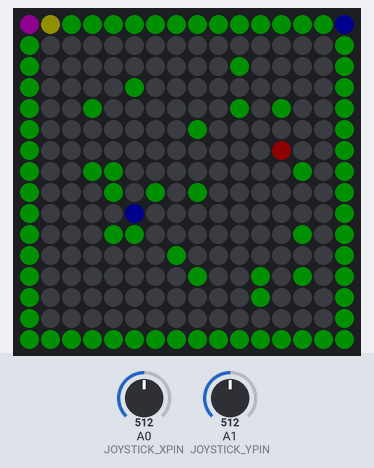
The sketch below on a simulated Arduino Uno, built with avr-gcc and run on an emulated ATmega328P. Parts: 16×16 RGB LED matrix (first LED top left, wired row by row). The inputs (shaded band) are chosen by the test bench; at power-on: A1 (JOYSTICK_YPIN) = 512, A0 (JOYSTICK_XPIN) = 512. Dim RGB values are drawn brighter than linear; random numbers use the default seed unless the sketch sets one.

Above: at 1.2 s.
1.3 s: A1 (JOYSTICK_YPIN) set to 550
At 1.79 s:
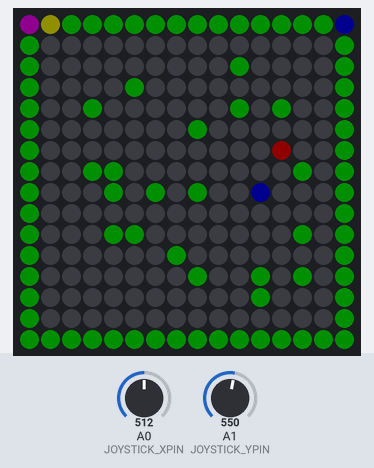
4.3 s: A0 (JOYSTICK_XPIN) set to 716
At 6.44 s:
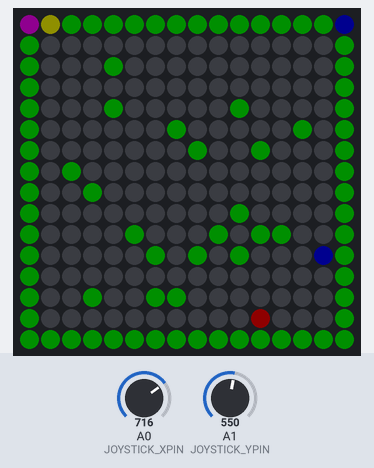
7.3 s: A1 (JOYSTICK_YPIN) set to 716
At 8.6 s:
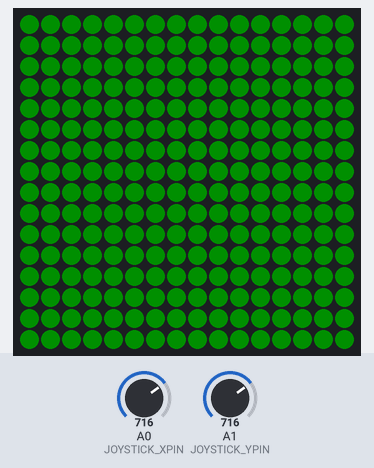
9.3 s: A0 (JOYSTICK_XPIN) set to 739
At 11.4 s:
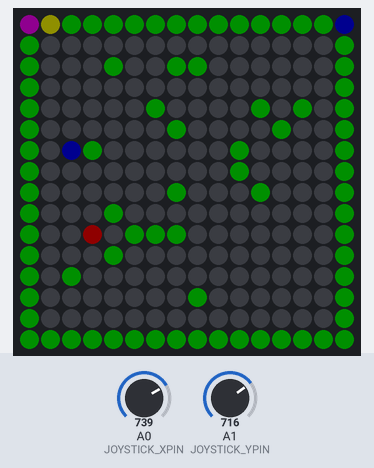
12.3 s: A1 (JOYSTICK_YPIN) set to 744
At 12.69 s:
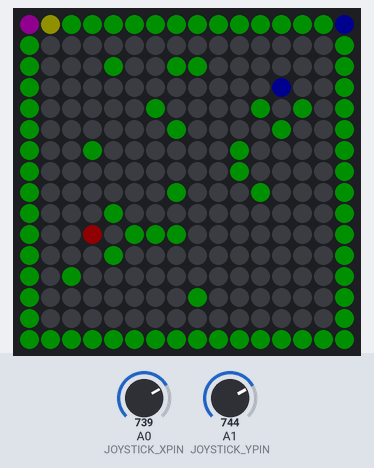
14.0 s: A1 (JOYSTICK_YPIN) set to 530
Timing chart, 0 to 16.6 s (numbered marks = the images above; inputs shaded):
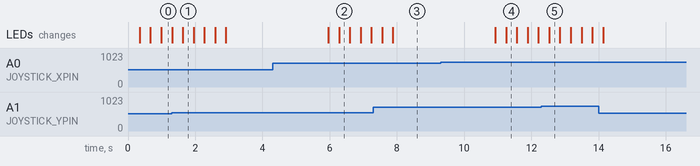

The sketch:

snake_with_rgb_matrix_NxN.ino
```cpp
#include <Adafruit_NeoPixel.h>

#include <Adafruit_GFX.h>
#include <gfxfont.h>

#define PIN 10
#define UP 1
#define LEFT 2
#define RIGHT 3
#define DOWN 4
const int JOYSTICK_XPIN = A0;
const int JOYSTICK_YPIN = A1;

#define ROWS 16
#define COLS 16

Adafruit_NeoPixel matrix = Adafruit_NeoPixel(256, PIN, NEO_GRB + NEO_KHZ800);
uint32_t RED = matrix.Color(255, 0, 0);
uint32_t GREEN = matrix.Color(0, 255, 0);
uint32_t BLUE = matrix.Color(0, 0, 255);
uint32_t CLEAR = matrix.Color(0, 0, 0);
uint32_t PURPLE = matrix.Color(255, 0, 255);
uint32_t YELLOW = matrix.Color(255, 255, 0);

struct point {
  int x;
  int y;
};

point player[ROWS * COLS];

int playerDirection;
int playerLength;
point playerHead;

point apple;

int board[ROWS][COLS];

unsigned long lastClockTick;
int gameRate;
int numApplesEaten = 0;

void setup() {
  matrix.begin();
  matrix.setBrightness(15);
  matrix.show();
  randomSeed(analogRead(0));

  defineBoard();
  startGame();
}

void defineBoard() {
  // draw the outer board
  for(int i = 0; i < COLS; i++) {
    board[0][i] = 1;
    board[ROWS - 1][i] = 1;
  }
  generateRandomBoard();
}

void generateRandomBoard() {
  // clear the existing board first
  for(int i = 1; i < ROWS - 1; i++) {
    for(int j = 0; j < COLS; j++) {
      if(j == 0 || j == (COLS - 1)) {
        board[i][j] = 1;
      } else {
        board[i][j] = 0;
      }
    }
  }
  // 20 random pixels set, but make sure that it won't cause the player to lose (diagonal pixels)
  for(int i = 0; i < 20; i++) {
    bool found = false;
    int x = random(1, ROWS - 1);
    int y = random(1, COLS - 1);
    while(!found) {
      if(!boardContainsCoordinates(x, y)
         && !boardContainsCoordinates(x - 1, y - 1)
         && !boardContainsCoordinates(x + 1, y - 1)
         && !boardContainsCoordinates(x - 1, y + 1)
         && !boardContainsCoordinates(x + 1, y + 1)){
         found = true;
      } else {
        x = random(1, ROWS - 1);
        y = random(1, COLS - 1);
      }
    }
    board[x][y] = 1;
  }
}

void startGame() {
  matrix.clear();
  resetGameVariables();
  drawBoard();
  drawPlayer();
  drawApple();
  matrix.show();
}

void resetGameVariables() {
  generateRandomBoard();
  bool found = false;
  // generate a random spot for the user to start, and a random direction
  while(!found) {
    // start the player in a random spot
    playerHead.x = random(1, ROWS - 1);
    playerHead.y = random(1, COLS - 1);
    int startDirection = random(0, 2);

    if(startDirection == 0) {
      if(playerHead.y < COLS / 2) {
        playerDirection = RIGHT;
      } else {
        playerDirection = LEFT;
      }
    } else {
      if(playerHead.x < ROWS / 2) {
        playerDirection = DOWN;
      } else {
        playerDirection = UP;
      }
    }

    if(playerHas5Moves()) {
      found = true;
    }
  }

  generateApple();

  playerLength = 1;
  player[0].x = playerHead.x;
  player[0].y = playerHead.y;

  lastClockTick = millis();
  gameRate = 300;
  numApplesEaten = 0;
}
// make sure with the random start that the player has a few moves to react
bool playerHas5Moves() {
  for(int i = 0; i < 5; i++) {
    switch(playerDirection) {
      case RIGHT:
        if(board[playerHead.x][playerHead.y + i] == 1) {
          return false;
        }
        break;
      case LEFT:
        if(board[playerHead.x][playerHead.y - i] == 1) {
          return false;
        }
        break;
      case UP:
        if(board[playerHead.x - i][playerHead.y] == 1) {
          return false;
        }
        break;
      case DOWN:
        if(board[playerHead.x + i][playerHead.y] == 1) {
          return false;
        }
        break;
    }
  }
  return true;
}
void generateApple() {
  bool found = false;
  // make sure that the apple doesn't end up on a board coordinate or on top of the player
  while(!found) {
    apple.x = random(1, ROWS - 1);
    apple.y = random(1, COLS - 1);
    if(!playerContainsCoordinates(apple.x, apple.y) && !boardContainsCoordinates(apple.x, apple.y)) {
      found = true;
    }
  }
}
bool playerContainsCoordinates(int x, int y) {
  for(int i = 0; i < playerLength; i++) {
    if(player[i].x == x && player[i].y == y) {
      return true;
    }
  }
  return false;
}
bool boardContainsCoordinates(int x, int y) {
  return board[x][y] == 1;
}

void drawPlayer() {
  for(int i = 0; i < playerLength; i++) {
    matrix.setPixelColor(convertToMatrixPoint(player[i].x, player[i].y), BLUE);
  }
}
void drawBoard() {
  for(int i = 0; i < ROWS; i++) {
    for(int j = 0; j < COLS; j++) {
      if(board[i][j] == 1) {
        matrix.setPixelColor(convertToMatrixPoint(i, j), GREEN);
      } else {
        matrix.setPixelColor(convertToMatrixPoint(i, j), CLEAR);
      }
    }
  }
  // identify the bottom left pixel by painting it blue
  matrix.setPixelColor(convertToMatrixPoint(0, 0), BLUE);
  // identify the matrix start pixels and direction
  matrix.setPixelColor(0, PURPLE);
  matrix.setPixelColor(1, YELLOW);
}
void drawApple() {
  matrix.setPixelColor(convertToMatrixPoint(apple.x, apple.y), RED);
}

void loop() {
  float x = analogRead(JOYSTICK_XPIN);
  float y = analogRead(JOYSTICK_YPIN);

  float deltax = abs(510 - x);
  float deltay = abs(505 - y);

  // detect if the player's movement is more likely x or y direction
  if(deltax > deltay) {
    if(x < 480) {
      playerDirection = DOWN;
    } else if(x > 540) {
      playerDirection = UP;
    }
  } else {
    if(y < 475) {
      playerDirection = RIGHT;
    } else if(y > 535) {
      playerDirection = LEFT;
    }
  }

  if(millis() - lastClockTick > gameRate) {
    advancePlayer();
    detectCollision();
    detectAppleEaten();
    updateBoard();
    lastClockTick = millis();
  }
}

void advancePlayer() {
  if(playerDirection == LEFT) {
    playerHead.y -= 1;
  } else if(playerDirection == RIGHT) {
    playerHead.y += 1;
  } else if(playerDirection == UP) {
    playerHead.x -= 1;
  } else if(playerDirection == DOWN) {
    playerHead.x += 1;
  }
  // see if this point already exists in the player's matrix
  for(int i = 0; i < playerLength; i++) {
    if(player[i].x == playerHead.x && player[i].y == playerHead.y) {
      gameOver();
    }
  }
  for(int i = playerLength - 1; i > 0; i--) {
    player[i] = player[i - 1];
  }
  player[0].x = playerHead.x;
  player[0].y = playerHead.y;
}

void detectCollision() {
  if(board[playerHead.x][playerHead.y] == 1) {
    gameOver();
  }
}
void detectAppleEaten() {
  if(playerHead.x == apple.x && playerHead.y == apple.y) {
    numApplesEaten++;
    playerLength += 1;
    player[playerLength - 1].x = playerHead.x;
    player[playerLength - 1].y = playerHead.y;
    if(numApplesEaten % 5 == 0 && gameRate > 100) {
      gameRate -= 20;
    }
    generateApple();
  }
}

void updateBoard() {
  drawBoard();
  drawPlayer();
  drawApple();
  matrix.show();
}
void gameOver() {
  matrix.clear();
  for(int i = 0; i < ROWS; i++) {
    for(int j = 0; j < COLS; j++) {
      matrix.setPixelColor(convertToMatrixPoint(i, j), GREEN);
    }
  }
  matrix.show();
  delay(3000);
  startGame();
}

int convertToMatrixPoint(int i, int j) {
  if(i % 2 == 0) {
    return (COLS * i) + (COLS - 1) - j;
  } else {
    return (COLS * i) + j;
  }
}
```

Measured:
- the behaviour switches between 721 and 722 on A0 (JOYSTICK_XPIN) (found by bisection; images 3 and 4)
